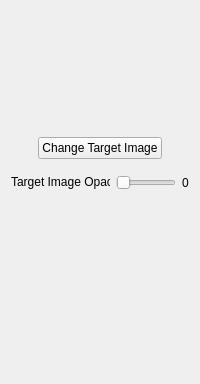
<?xml version="1.0" encoding="UTF-8"?>
<ui version="4.0">
 <class>ImageTaskImageWidget</class>
 <widget class="QWidget" name="ImageTaskImageWidget">
  <property name="geometry">
   <rect>
    <x>0</x>
    <y>0</y>
    <width>200</width>
    <height>384</height>
   </rect>
  </property>
  <property name="minimumSize">
   <size>
    <width>200</width>
    <height>384</height>
   </size>
  </property>
  <property name="windowTitle">
   <string notr="true"/>
  </property>
  <layout class="QVBoxLayout" name="verticalLayout">
   <item>
    <layout class="QVBoxLayout" name="verticalLayout_2">
     <item>
      <layout class="QHBoxLayout" name="horizontalLayout">
       <property name="sizeConstraint">
        <enum>QLayout::SetDefaultConstraint</enum>
       </property>
       <item>
        <widget class="QLabel" name="targetImageLabel">
         <property name="sizePolicy">
          <sizepolicy hsizetype="Fixed" vsizetype="Fixed">
           <horstretch>0</horstretch>
           <verstretch>0</verstretch>
          </sizepolicy>
         </property>
         <property name="minimumSize">
          <size>
           <width>120</width>
           <height>120</height>
          </size>
         </property>
         <property name="text">
          <string notr="true"/>
         </property>
         <property name="scaledContents">
          <bool>false</bool>
         </property>
         <property name="alignment">
          <set>Qt::AlignCenter</set>
         </property>
        </widget>
       </item>
      </layout>
     </item>
     <item>
      <layout class="QHBoxLayout" name="horizontalLayout_3">
       <item>
        <spacer name="horizontalSpacer_2">
         <property name="orientation">
          <enum>Qt::Horizontal</enum>
         </property>
         <property name="sizeHint" stdset="0">
          <size>
           <width>40</width>
           <height>20</height>
          </size>
         </property>
        </spacer>
       </item>
       <item>
        <widget class="QPushButton" name="pickTargetImageButton">
         <property name="text">
          <string extracomment="Text on a button that opens a dialog that allows the user to select an image that the software attempts to recreate using shapes - which is why it is called the Target image">Change Target Image</string>
         </property>
        </widget>
       </item>
       <item>
        <spacer name="horizontalSpacer">
         <property name="orientation">
          <enum>Qt::Horizontal</enum>
         </property>
         <property name="sizeHint" stdset="0">
          <size>
           <width>40</width>
           <height>20</height>
          </size>
         </property>
        </spacer>
       </item>
      </layout>
     </item>
    </layout>
   </item>
   <item>
    <spacer name="verticalSpacer_2">
     <property name="orientation">
      <enum>Qt::Vertical</enum>
     </property>
     <property name="sizeType">
      <enum>QSizePolicy::Fixed</enum>
     </property>
     <property name="sizeHint" stdset="0">
      <size>
       <width>20</width>
       <height>10</height>
      </size>
     </property>
    </spacer>
   </item>
   <item>
    <layout class="QHBoxLayout" name="horizontalLayout_2">
     <item>
      <widget class="QLabel" name="targetImageOpacityLabel">
       <property name="sizePolicy">
        <sizepolicy hsizetype="Preferred" vsizetype="Fixed">
         <horstretch>0</horstretch>
         <verstretch>0</verstretch>
        </sizepolicy>
       </property>
       <property name="text">
        <string extracomment="Label text next to a slider that allows the user to adjust how transparent/opaque the target image is">Target Image Opacity</string>
       </property>
      </widget>
     </item>
     <item>
      <widget class="QSlider" name="targetImageOpacitySlider">
       <property name="minimumSize">
        <size>
         <width>60</width>
         <height>0</height>
        </size>
       </property>
       <property name="maximum">
        <number>255</number>
       </property>
       <property name="orientation">
        <enum>Qt::Horizontal</enum>
       </property>
      </widget>
     </item>
     <item>
      <widget class="QLabel" name="targetImageOpacityValueLabel">
       <property name="text">
        <string notr="true">0</string>
       </property>
      </widget>
     </item>
    </layout>
   </item>
   <item>
    <spacer name="verticalSpacer_3">
     <property name="orientation">
      <enum>Qt::Vertical</enum>
     </property>
     <property name="sizeType">
      <enum>QSizePolicy::Expanding</enum>
     </property>
     <property name="sizeHint" stdset="0">
      <size>
       <width>20</width>
       <height>20</height>
      </size>
     </property>
    </spacer>
   </item>
  </layout>
 </widget>
 <resources/>
 <connections/>
</ui>
